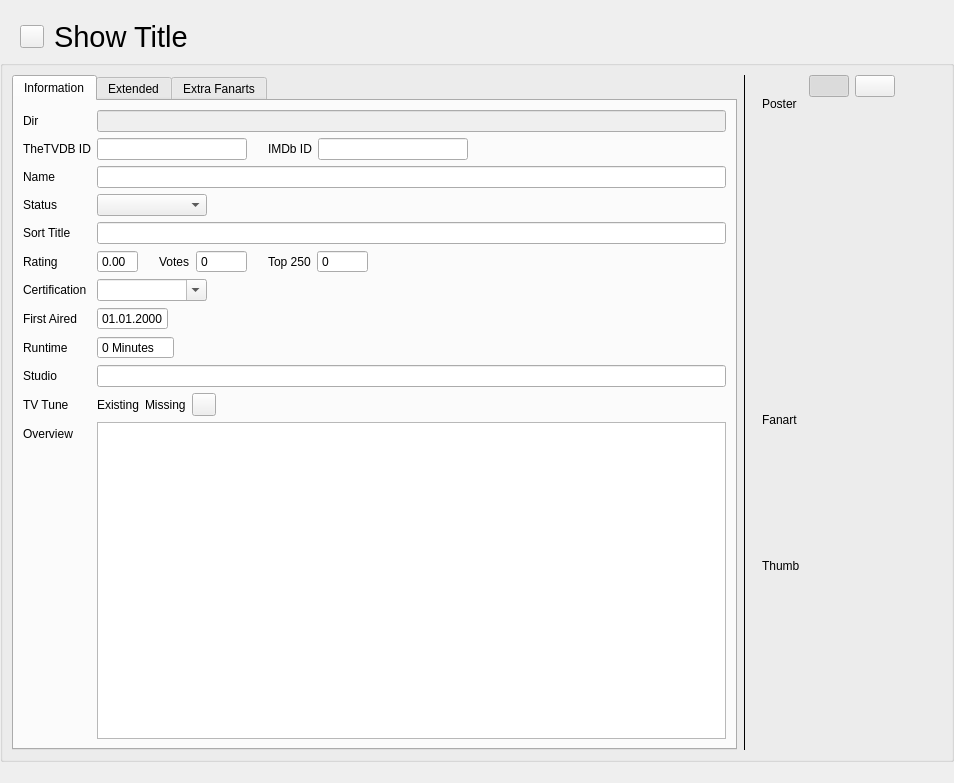
<?xml version="1.0" encoding="UTF-8"?>
<ui version="4.0">
 <class>TvShowWidgetTvShow</class>
 <widget class="QWidget" name="TvShowWidgetTvShow">
  <property name="geometry">
   <rect>
    <x>0</x>
    <y>0</y>
    <width>954</width>
    <height>783</height>
   </rect>
  </property>
  <layout class="QVBoxLayout" name="verticalLayout" stretch="0,1">
   <property name="leftMargin">
    <number>0</number>
   </property>
   <property name="topMargin">
    <number>20</number>
   </property>
   <property name="rightMargin">
    <number>0</number>
   </property>
   <property name="bottomMargin">
    <number>21</number>
   </property>
   <item>
    <layout class="QHBoxLayout" name="horizontalLayout_9">
     <item>
      <spacer name="horizontalSpacer">
       <property name="orientation">
        <enum>Qt::Horizontal</enum>
       </property>
       <property name="sizeType">
        <enum>QSizePolicy::Fixed</enum>
       </property>
       <property name="sizeHint" stdset="0">
        <size>
         <width>20</width>
         <height>20</height>
        </size>
       </property>
      </spacer>
     </item>
     <item>
      <widget class="QToolButton" name="buttonRevert">
       <property name="cursor">
        <cursorShape>PointingHandCursor</cursorShape>
       </property>
       <property name="toolTip">
        <string>TV Show has changed. Click to revert changes.</string>
       </property>
       <property name="text">
        <string/>
       </property>
       <property name="icon">
        <iconset resource="../../data/MediaElch.qrc">
         <normaloff>:/img/arrow_circle_left.png</normaloff>:/img/arrow_circle_left.png</iconset>
       </property>
      </widget>
     </item>
     <item>
      <widget class="QLabel" name="showTitle">
       <property name="font">
        <font>
         <family>Helvetica Neue</family>
         <pointsize>22</pointsize>
        </font>
       </property>
       <property name="text">
        <string>Show Title</string>
       </property>
       <property name="indent">
        <number>4</number>
       </property>
      </widget>
     </item>
    </layout>
   </item>
   <item>
    <widget class="QGroupBox" name="groupBox_3">
     <property name="title">
      <string/>
     </property>
     <layout class="QHBoxLayout" name="horizontalLayout_2" stretch="1,0,0">
      <item>
       <widget class="QTabWidget" name="tabWidget">
        <property name="focusPolicy">
         <enum>Qt::NoFocus</enum>
        </property>
        <property name="currentIndex">
         <number>0</number>
        </property>
        <widget class="QWidget" name="tab1">
         <attribute name="title">
          <string>Information</string>
         </attribute>
         <layout class="QVBoxLayout" name="verticalLayout_2">
          <item>
           <layout class="QFormLayout" name="formLayout">
            <property name="fieldGrowthPolicy">
             <enum>QFormLayout::ExpandingFieldsGrow</enum>
            </property>
            <property name="rowWrapPolicy">
             <enum>QFormLayout::WrapLongRows</enum>
            </property>
            <item row="0" column="0">
             <widget class="QLabel" name="label">
              <property name="text">
               <string>Dir</string>
              </property>
             </widget>
            </item>
            <item row="0" column="1">
             <widget class="QLineEdit" name="dir">
              <property name="enabled">
               <bool>false</bool>
              </property>
             </widget>
            </item>
            <item row="2" column="0">
             <widget class="QLabel" name="label_2">
              <property name="text">
               <string>Name</string>
              </property>
             </widget>
            </item>
            <item row="2" column="1">
             <widget class="QLineEdit" name="name"/>
            </item>
            <item row="4" column="0">
             <widget class="QLabel" name="label_7">
              <property name="text">
               <string>Sort Title</string>
              </property>
             </widget>
            </item>
            <item row="4" column="1">
             <widget class="QLineEdit" name="sortTitle"/>
            </item>
            <item row="5" column="0">
             <widget class="QLabel" name="label_4">
              <property name="text">
               <string>Rating</string>
              </property>
             </widget>
            </item>
            <item row="5" column="1">
             <layout class="QHBoxLayout" name="horizontalLayout_4">
              <item>
               <widget class="QDoubleSpinBox" name="rating">
                <property name="buttonSymbols">
                 <enum>QAbstractSpinBox::NoButtons</enum>
                </property>
               </widget>
              </item>
              <item>
               <spacer name="horizontalSpacer_5">
                <property name="orientation">
                 <enum>Qt::Horizontal</enum>
                </property>
                <property name="sizeType">
                 <enum>QSizePolicy::Fixed</enum>
                </property>
                <property name="sizeHint" stdset="0">
                 <size>
                  <width>15</width>
                  <height>20</height>
                 </size>
                </property>
               </spacer>
              </item>
              <item>
               <widget class="QLabel" name="label_12">
                <property name="text">
                 <string>Votes</string>
                </property>
               </widget>
              </item>
              <item>
               <widget class="MySpinBox" name="votes">
                <property name="buttonSymbols">
                 <enum>QAbstractSpinBox::NoButtons</enum>
                </property>
                <property name="maximum">
                 <number>9999999</number>
                </property>
               </widget>
              </item>
              <item>
               <spacer name="horizontalSpacer_2">
                <property name="orientation">
                 <enum>Qt::Horizontal</enum>
                </property>
                <property name="sizeType">
                 <enum>QSizePolicy::Fixed</enum>
                </property>
                <property name="sizeHint" stdset="0">
                 <size>
                  <width>15</width>
                  <height>20</height>
                 </size>
                </property>
               </spacer>
              </item>
              <item>
               <widget class="QLabel" name="label_11">
                <property name="text">
                 <string>Top 250</string>
                </property>
               </widget>
              </item>
              <item>
               <widget class="MySpinBox" name="top250">
                <property name="buttonSymbols">
                 <enum>QAbstractSpinBox::NoButtons</enum>
                </property>
                <property name="maximum">
                 <number>9999999</number>
                </property>
               </widget>
              </item>
             </layout>
            </item>
            <item row="6" column="0">
             <widget class="QLabel" name="label_8">
              <property name="text">
               <string>Certification</string>
              </property>
             </widget>
            </item>
            <item row="6" column="1">
             <widget class="QComboBox" name="certification">
              <property name="editable">
               <bool>true</bool>
              </property>
              <property name="sizeAdjustPolicy">
               <enum>QComboBox::AdjustToMinimumContentsLength</enum>
              </property>
              <property name="minimumContentsLength">
               <number>10</number>
              </property>
             </widget>
            </item>
            <item row="7" column="0">
             <widget class="QLabel" name="label_5">
              <property name="text">
               <string>First Aired</string>
              </property>
             </widget>
            </item>
            <item row="7" column="1">
             <widget class="QDateEdit" name="firstAired">
              <property name="buttonSymbols">
               <enum>QAbstractSpinBox::NoButtons</enum>
              </property>
              <property name="displayFormat">
               <string>dd.MM.yyyy</string>
              </property>
             </widget>
            </item>
            <item row="8" column="0">
             <widget class="QLabel" name="label_6">
              <property name="text">
               <string>Runtime</string>
              </property>
             </widget>
            </item>
            <item row="8" column="1">
             <widget class="QSpinBox" name="runtime">
              <property name="buttonSymbols">
               <enum>QAbstractSpinBox::NoButtons</enum>
              </property>
              <property name="suffix">
               <string> Minutes</string>
              </property>
              <property name="maximum">
               <number>999</number>
              </property>
             </widget>
            </item>
            <item row="9" column="0">
             <widget class="QLabel" name="label_9">
              <property name="text">
               <string>Studio</string>
              </property>
             </widget>
            </item>
            <item row="9" column="1">
             <widget class="QLineEdit" name="studio"/>
            </item>
            <item row="10" column="0">
             <widget class="QLabel" name="label_10">
              <property name="text">
               <string>TV Tune</string>
              </property>
             </widget>
            </item>
            <item row="10" column="1">
             <layout class="QHBoxLayout" name="horizontalLayout">
              <item>
               <widget class="Badge" name="badgeTuneExisting">
                <property name="text">
                 <string>Existing</string>
                </property>
               </widget>
              </item>
              <item>
               <widget class="Badge" name="badgeTuneMissing">
                <property name="text">
                 <string>Missing</string>
                </property>
               </widget>
              </item>
              <item>
               <widget class="QToolButton" name="btnDownloadTune">
                <property name="minimumSize">
                 <size>
                  <width>22</width>
                  <height>22</height>
                 </size>
                </property>
                <property name="cursor">
                 <cursorShape>PointingHandCursor</cursorShape>
                </property>
                <property name="toolTip">
                 <string>Download Theme</string>
                </property>
                <property name="text">
                 <string/>
                </property>
               </widget>
              </item>
             </layout>
            </item>
            <item row="11" column="0">
             <widget class="QLabel" name="label_15">
              <property name="text">
               <string>Overview</string>
              </property>
             </widget>
            </item>
            <item row="11" column="1">
             <widget class="QTextEdit" name="overview"/>
            </item>
            <item row="1" column="0">
             <widget class="QLabel" name="label_13">
              <property name="text">
               <string>TheTVDB ID</string>
              </property>
             </widget>
            </item>
            <item row="3" column="1">
             <widget class="QComboBox" name="comboStatus">
              <property name="sizeAdjustPolicy">
               <enum>QComboBox::AdjustToMinimumContentsLength</enum>
              </property>
              <property name="minimumContentsLength">
               <number>10</number>
              </property>
              <item>
               <property name="text">
                <string notr="true"/>
               </property>
              </item>
              <item>
               <property name="text">
                <string>Continuing</string>
               </property>
              </item>
              <item>
               <property name="text">
                <string>Ended</string>
               </property>
              </item>
             </widget>
            </item>
            <item row="3" column="0">
             <widget class="QLabel" name="label_14">
              <property name="text">
               <string>Status</string>
              </property>
             </widget>
            </item>
            <item row="1" column="1">
             <layout class="QHBoxLayout" name="horizontalLayout_6">
              <item>
               <widget class="QLineEdit" name="tvdbId">
                <property name="maximumSize">
                 <size>
                  <width>150</width>
                  <height>16777215</height>
                 </size>
                </property>
               </widget>
              </item>
              <item>
               <spacer name="horizontalSpacer_9">
                <property name="orientation">
                 <enum>Qt::Horizontal</enum>
                </property>
                <property name="sizeType">
                 <enum>QSizePolicy::Fixed</enum>
                </property>
                <property name="sizeHint" stdset="0">
                 <size>
                  <width>15</width>
                  <height>20</height>
                 </size>
                </property>
               </spacer>
              </item>
              <item>
               <widget class="QLabel" name="label_16">
                <property name="text">
                 <string>IMDb ID</string>
                </property>
               </widget>
              </item>
              <item>
               <widget class="QLineEdit" name="imdbId">
                <property name="maximumSize">
                 <size>
                  <width>150</width>
                  <height>16777215</height>
                 </size>
                </property>
               </widget>
              </item>
              <item>
               <spacer name="horizontalSpacer_6">
                <property name="orientation">
                 <enum>Qt::Horizontal</enum>
                </property>
                <property name="sizeHint" stdset="0">
                 <size>
                  <width>40</width>
                  <height>20</height>
                 </size>
                </property>
               </spacer>
              </item>
             </layout>
            </item>
           </layout>
          </item>
         </layout>
        </widget>
        <widget class="QWidget" name="tab">
         <attribute name="title">
          <string>Extended</string>
         </attribute>
         <layout class="QVBoxLayout" name="verticalLayout_8" stretch="0,1,1,0">
          <item>
           <layout class="QFormLayout" name="formLayout_2">
            <property name="fieldGrowthPolicy">
             <enum>QFormLayout::ExpandingFieldsGrow</enum>
            </property>
            <item row="0" column="0">
             <widget class="QLabel" name="label_3">
              <property name="text">
               <string>Actors</string>
              </property>
             </widget>
            </item>
            <item row="0" column="1">
             <layout class="QHBoxLayout" name="horizontalLayout_3" stretch="1,0">
              <item>
               <widget class="QTableWidget" name="actors">
                <property name="editTriggers">
                 <set>QAbstractItemView::DoubleClicked</set>
                </property>
                <property name="selectionMode">
                 <enum>QAbstractItemView::SingleSelection</enum>
                </property>
                <property name="selectionBehavior">
                 <enum>QAbstractItemView::SelectRows</enum>
                </property>
                <property name="showGrid">
                 <bool>false</bool>
                </property>
                <attribute name="verticalHeaderVisible">
                 <bool>false</bool>
                </attribute>
                <column>
                 <property name="text">
                  <string>Actor</string>
                 </property>
                </column>
                <column>
                 <property name="text">
                  <string>Role</string>
                 </property>
                </column>
               </widget>
              </item>
              <item>
               <layout class="QVBoxLayout" name="verticalLayout_9">
                <property name="spacing">
                 <number>0</number>
                </property>
                <item>
                 <layout class="QHBoxLayout" name="horizontalLayout_8">
                  <item>
                   <widget class="QPushButton" name="buttonRemoveActor">
                    <property name="toolTip">
                     <string>Remove Actor</string>
                    </property>
                    <property name="text">
                     <string/>
                    </property>
                    <property name="icon">
                     <iconset resource="../../data/MediaElch.qrc">
                      <normaloff>:/img/minus_white.png</normaloff>:/img/minus_white.png</iconset>
                    </property>
                    <property name="dropShadow" stdset="0">
                     <bool>true</bool>
                    </property>
                   </widget>
                  </item>
                  <item>
                   <spacer name="horizontalSpacer_3">
                    <property name="orientation">
                     <enum>Qt::Horizontal</enum>
                    </property>
                    <property name="sizeHint" stdset="0">
                     <size>
                      <width>40</width>
                      <height>20</height>
                     </size>
                    </property>
                   </spacer>
                  </item>
                  <item>
                   <widget class="QPushButton" name="buttonAddActor">
                    <property name="toolTip">
                     <string>Add Actor</string>
                    </property>
                    <property name="text">
                     <string/>
                    </property>
                    <property name="icon">
                     <iconset resource="../../data/MediaElch.qrc">
                      <normaloff>:/img/plus_white.png</normaloff>:/img/plus_white.png</iconset>
                    </property>
                    <property name="dropShadow" stdset="0">
                     <bool>true</bool>
                    </property>
                   </widget>
                  </item>
                 </layout>
                </item>
                <item>
                 <spacer name="verticalSpacer">
                  <property name="orientation">
                   <enum>Qt::Vertical</enum>
                  </property>
                  <property name="sizeType">
                   <enum>QSizePolicy::Fixed</enum>
                  </property>
                  <property name="sizeHint" stdset="0">
                   <size>
                    <width>20</width>
                    <height>5</height>
                   </size>
                  </property>
                 </spacer>
                </item>
                <item>
                 <widget class="MyLabel" name="actor">
                  <property name="minimumSize">
                   <size>
                    <width>120</width>
                    <height>180</height>
                   </size>
                  </property>
                  <property name="maximumSize">
                   <size>
                    <width>120</width>
                    <height>180</height>
                   </size>
                  </property>
                  <property name="cursor">
                   <cursorShape>PointingHandCursor</cursorShape>
                  </property>
                  <property name="toolTip">
                   <string>Click to change</string>
                  </property>
                  <property name="text">
                   <string/>
                  </property>
                  <property name="pixmap">
                   <pixmap resource="../../data/MediaElch.qrc">:/img/man.png</pixmap>
                  </property>
                  <property name="alignment">
                   <set>Qt::AlignCenter</set>
                  </property>
                  <property name="dropShadow" stdset="0">
                   <bool>true</bool>
                  </property>
                 </widget>
                </item>
                <item>
                 <widget class="MyLabel" name="actorResolution">
                  <property name="text">
                   <string>Resolution</string>
                  </property>
                  <property name="alignment">
                   <set>Qt::AlignRight|Qt::AlignTrailing|Qt::AlignVCenter</set>
                  </property>
                 </widget>
                </item>
                <item>
                 <spacer name="verticalSpacer_5">
                  <property name="orientation">
                   <enum>Qt::Vertical</enum>
                  </property>
                  <property name="sizeHint" stdset="0">
                   <size>
                    <width>20</width>
                    <height>40</height>
                   </size>
                  </property>
                 </spacer>
                </item>
               </layout>
              </item>
             </layout>
            </item>
           </layout>
          </item>
          <item>
           <widget class="TagCloud" name="genreCloud" native="true"/>
          </item>
          <item>
           <widget class="TagCloud" name="tagCloud" native="true"/>
          </item>
          <item>
           <spacer name="verticalSpacer_2">
            <property name="orientation">
             <enum>Qt::Vertical</enum>
            </property>
            <property name="sizeHint" stdset="0">
             <size>
              <width>20</width>
              <height>40</height>
             </size>
            </property>
           </spacer>
          </item>
         </layout>
        </widget>
        <widget class="QWidget" name="tab_2">
         <attribute name="title">
          <string>Extra Fanarts</string>
         </attribute>
         <layout class="QVBoxLayout" name="verticalLayout_3" stretch="1,0">
          <property name="leftMargin">
           <number>12</number>
          </property>
          <property name="rightMargin">
           <number>12</number>
          </property>
          <item>
           <widget class="ImageGallery" name="fanarts" native="true"/>
          </item>
          <item>
           <layout class="QHBoxLayout" name="horizontalLayout_12" stretch="1,0,0">
            <item>
             <widget class="QLabel" name="label_17">
              <property name="font">
               <font>
                <italic>true</italic>
               </font>
              </property>
              <property name="text">
               <string>Hint: Closed images will be deleted on save.</string>
              </property>
              <property name="wordWrap">
               <bool>true</bool>
              </property>
             </widget>
            </item>
            <item>
             <spacer name="horizontalSpacer_4">
              <property name="orientation">
               <enum>Qt::Horizontal</enum>
              </property>
              <property name="sizeHint" stdset="0">
               <size>
                <width>40</width>
                <height>20</height>
               </size>
              </property>
             </spacer>
            </item>
            <item>
             <widget class="QPushButton" name="btnAddExtraFanart">
              <property name="text">
               <string>Add Images</string>
              </property>
              <property name="dropShadow" stdset="0">
               <bool>true</bool>
              </property>
             </widget>
            </item>
           </layout>
          </item>
         </layout>
        </widget>
       </widget>
      </item>
      <item>
       <widget class="Line" name="line">
        <property name="frameShadow">
         <enum>QFrame::Plain</enum>
        </property>
        <property name="lineWidth">
         <number>1</number>
        </property>
        <property name="midLineWidth">
         <number>0</number>
        </property>
        <property name="orientation">
         <enum>Qt::Vertical</enum>
        </property>
       </widget>
      </item>
      <item>
       <layout class="QVBoxLayout" name="verticalLayout_6" stretch="0,1">
        <property name="spacing">
         <number>0</number>
        </property>
        <property name="leftMargin">
         <number>10</number>
        </property>
        <property name="topMargin">
         <number>0</number>
        </property>
        <item>
         <widget class="QWidget" name="artStackedWidgetButtons" native="true">
          <layout class="QHBoxLayout" name="horizontalLayout_11">
           <property name="leftMargin">
            <number>0</number>
           </property>
           <property name="topMargin">
            <number>0</number>
           </property>
           <property name="rightMargin">
            <number>0</number>
           </property>
           <property name="bottomMargin">
            <number>0</number>
           </property>
           <item>
            <spacer name="horizontalSpacer_7">
             <property name="orientation">
              <enum>Qt::Horizontal</enum>
             </property>
             <property name="sizeHint" stdset="0">
              <size>
               <width>40</width>
               <height>1</height>
              </size>
             </property>
            </spacer>
           </item>
           <item>
            <widget class="QPushButton" name="buttonArtPageOne">
             <property name="cursor">
              <cursorShape>PointingHandCursor</cursorShape>
             </property>
             <property name="text">
              <string/>
             </property>
             <property name="checkable">
              <bool>true</bool>
             </property>
             <property name="checked">
              <bool>true</bool>
             </property>
            </widget>
           </item>
           <item>
            <widget class="QPushButton" name="buttonArtPageTwo">
             <property name="cursor">
              <cursorShape>PointingHandCursor</cursorShape>
             </property>
             <property name="text">
              <string/>
             </property>
             <property name="checkable">
              <bool>true</bool>
             </property>
            </widget>
           </item>
           <item>
            <spacer name="horizontalSpacer_8">
             <property name="orientation">
              <enum>Qt::Horizontal</enum>
             </property>
             <property name="sizeHint" stdset="0">
              <size>
               <width>40</width>
               <height>1</height>
              </size>
             </property>
            </spacer>
           </item>
          </layout>
         </widget>
        </item>
        <item>
         <widget class="SlidingStackedWidget" name="artStackedWidget">
          <property name="minimumSize">
           <size>
            <width>180</width>
            <height>0</height>
           </size>
          </property>
          <property name="maximumSize">
           <size>
            <width>180</width>
            <height>16777215</height>
           </size>
          </property>
          <property name="currentIndex">
           <number>0</number>
          </property>
          <widget class="QWidget" name="page">
           <layout class="QVBoxLayout" name="verticalLayout_5">
            <property name="leftMargin">
             <number>0</number>
            </property>
            <property name="topMargin">
             <number>0</number>
            </property>
            <property name="rightMargin">
             <number>0</number>
            </property>
            <property name="bottomMargin">
             <number>0</number>
            </property>
            <item>
             <widget class="QLabel" name="labelPoster">
              <property name="text">
               <string>Poster</string>
              </property>
             </widget>
            </item>
            <item>
             <widget class="ClosableImage" name="poster">
              <property name="minimumSize">
               <size>
                <width>180</width>
                <height>290</height>
               </size>
              </property>
              <property name="maximumSize">
               <size>
                <width>180</width>
                <height>290</height>
               </size>
              </property>
              <property name="cursor">
               <cursorShape>PointingHandCursor</cursorShape>
              </property>
              <property name="toolTip">
               <string>Click to Change</string>
              </property>
              <property name="text">
               <string/>
              </property>
              <property name="pixmap">
               <pixmap resource="../../data/MediaElch.qrc">:/img/placeholders/poster.png</pixmap>
              </property>
              <property name="alignment">
               <set>Qt::AlignCenter</set>
              </property>
              <property name="clickable" stdset="0">
               <bool>true</bool>
              </property>
              <property name="myFixedHeight" stdset="0">
               <number>290</number>
              </property>
              <property name="dropShadow" stdset="0">
               <bool>true</bool>
              </property>
             </widget>
            </item>
            <item>
             <widget class="QLabel" name="labelFanart">
              <property name="text">
               <string>Fanart</string>
              </property>
             </widget>
            </item>
            <item>
             <widget class="ClosableImage" name="backdrop">
              <property name="minimumSize">
               <size>
                <width>180</width>
                <height>120</height>
               </size>
              </property>
              <property name="maximumSize">
               <size>
                <width>180</width>
                <height>120</height>
               </size>
              </property>
              <property name="cursor">
               <cursorShape>PointingHandCursor</cursorShape>
              </property>
              <property name="toolTip">
               <string>Click to Change</string>
              </property>
              <property name="text">
               <string/>
              </property>
              <property name="pixmap">
               <pixmap resource="../../data/MediaElch.qrc">:/img/placeholders/fanart.png</pixmap>
              </property>
              <property name="alignment">
               <set>Qt::AlignCenter</set>
              </property>
              <property name="clickable" stdset="0">
               <bool>true</bool>
              </property>
              <property name="myFixedHeight" stdset="0">
               <number>120</number>
              </property>
              <property name="dropShadow" stdset="0">
               <bool>true</bool>
              </property>
             </widget>
            </item>
            <item>
             <widget class="QLabel" name="labelThumb">
              <property name="text">
               <string>Thumb</string>
              </property>
             </widget>
            </item>
            <item>
             <widget class="ClosableImage" name="thumb">
              <property name="minimumSize">
               <size>
                <width>180</width>
                <height>102</height>
               </size>
              </property>
              <property name="maximumSize">
               <size>
                <width>180</width>
                <height>102</height>
               </size>
              </property>
              <property name="cursor">
               <cursorShape>PointingHandCursor</cursorShape>
              </property>
              <property name="toolTip">
               <string>Click to Change</string>
              </property>
              <property name="text">
               <string/>
              </property>
              <property name="pixmap">
               <pixmap resource="../../data/MediaElch.qrc">:/img/placeholders/thumb.png</pixmap>
              </property>
              <property name="alignment">
               <set>Qt::AlignCenter</set>
              </property>
              <property name="clickable" stdset="0">
               <bool>true</bool>
              </property>
              <property name="myFixedHeight" stdset="0">
               <number>102</number>
              </property>
              <property name="dropShadow" stdset="0">
               <bool>true</bool>
              </property>
             </widget>
            </item>
            <item>
             <spacer name="verticalSpacer_4">
              <property name="orientation">
               <enum>Qt::Vertical</enum>
              </property>
              <property name="sizeHint" stdset="0">
               <size>
                <width>20</width>
                <height>40</height>
               </size>
              </property>
             </spacer>
            </item>
           </layout>
          </widget>
          <widget class="QWidget" name="page_2">
           <layout class="QVBoxLayout" name="verticalLayout_7">
            <property name="leftMargin">
             <number>0</number>
            </property>
            <property name="topMargin">
             <number>0</number>
            </property>
            <property name="rightMargin">
             <number>0</number>
            </property>
            <property name="bottomMargin">
             <number>0</number>
            </property>
            <item>
             <widget class="QLabel" name="labelLogo">
              <property name="text">
               <string>Logo</string>
              </property>
             </widget>
            </item>
            <item>
             <widget class="ClosableImage" name="logo">
              <property name="minimumSize">
               <size>
                <width>180</width>
                <height>110</height>
               </size>
              </property>
              <property name="maximumSize">
               <size>
                <width>180</width>
                <height>110</height>
               </size>
              </property>
              <property name="cursor">
               <cursorShape>PointingHandCursor</cursorShape>
              </property>
              <property name="toolTip">
               <string>Click to Change</string>
              </property>
              <property name="text">
               <string/>
              </property>
              <property name="pixmap">
               <pixmap resource="../../data/MediaElch.qrc">:/img/placeholders/logo.png</pixmap>
              </property>
              <property name="alignment">
               <set>Qt::AlignCenter</set>
              </property>
              <property name="clickable" stdset="0">
               <bool>true</bool>
              </property>
              <property name="myFixedHeight" stdset="0">
               <number>110</number>
              </property>
              <property name="dropShadow" stdset="0">
               <bool>true</bool>
              </property>
             </widget>
            </item>
            <item>
             <widget class="QLabel" name="labelClearArt">
              <property name="text">
               <string>Clear Art</string>
              </property>
             </widget>
            </item>
            <item>
             <widget class="ClosableImage" name="clearArt">
              <property name="minimumSize">
               <size>
                <width>180</width>
                <height>155</height>
               </size>
              </property>
              <property name="maximumSize">
               <size>
                <width>180</width>
                <height>155</height>
               </size>
              </property>
              <property name="cursor">
               <cursorShape>PointingHandCursor</cursorShape>
              </property>
              <property name="toolTip">
               <string>Click to Change</string>
              </property>
              <property name="text">
               <string/>
              </property>
              <property name="pixmap">
               <pixmap resource="../../data/MediaElch.qrc">:/img/placeholders/clear_art.png</pixmap>
              </property>
              <property name="alignment">
               <set>Qt::AlignCenter</set>
              </property>
              <property name="clickable" stdset="0">
               <bool>true</bool>
              </property>
              <property name="myFixedHeight" stdset="0">
               <number>155</number>
              </property>
              <property name="dropShadow" stdset="0">
               <bool>true</bool>
              </property>
             </widget>
            </item>
            <item>
             <widget class="QLabel" name="labelCharacterArt">
              <property name="text">
               <string>Character Art</string>
              </property>
             </widget>
            </item>
            <item>
             <widget class="ClosableImage" name="characterArt">
              <property name="minimumSize">
               <size>
                <width>180</width>
                <height>200</height>
               </size>
              </property>
              <property name="maximumSize">
               <size>
                <width>180</width>
                <height>200</height>
               </size>
              </property>
              <property name="cursor">
               <cursorShape>PointingHandCursor</cursorShape>
              </property>
              <property name="toolTip">
               <string>Click to Change</string>
              </property>
              <property name="text">
               <string/>
              </property>
              <property name="pixmap">
               <pixmap resource="../../data/MediaElch.qrc">:/img/placeholders/character_art.png</pixmap>
              </property>
              <property name="alignment">
               <set>Qt::AlignCenter</set>
              </property>
              <property name="clickable" stdset="0">
               <bool>true</bool>
              </property>
              <property name="myFixedHeight" stdset="0">
               <number>200</number>
              </property>
              <property name="dropShadow" stdset="0">
               <bool>true</bool>
              </property>
             </widget>
            </item>
            <item>
             <widget class="QLabel" name="labelBanner">
              <property name="text">
               <string>Banner</string>
              </property>
             </widget>
            </item>
            <item>
             <widget class="ClosableImage" name="banner">
              <property name="minimumSize">
               <size>
                <width>180</width>
                <height>53</height>
               </size>
              </property>
              <property name="maximumSize">
               <size>
                <width>200</width>
                <height>53</height>
               </size>
              </property>
              <property name="cursor">
               <cursorShape>PointingHandCursor</cursorShape>
              </property>
              <property name="toolTip">
               <string>Click to change</string>
              </property>
              <property name="text">
               <string/>
              </property>
              <property name="pixmap">
               <pixmap resource="../../data/MediaElch.qrc">:/img/placeholders/banner.png</pixmap>
              </property>
              <property name="alignment">
               <set>Qt::AlignCenter</set>
              </property>
              <property name="clickable" stdset="0">
               <bool>true</bool>
              </property>
              <property name="myFixedHeight" stdset="0">
               <number>53</number>
              </property>
              <property name="dropShadow" stdset="0">
               <bool>true</bool>
              </property>
             </widget>
            </item>
            <item>
             <spacer name="verticalSpacer_3">
              <property name="orientation">
               <enum>Qt::Vertical</enum>
              </property>
              <property name="sizeHint" stdset="0">
               <size>
                <width>20</width>
                <height>40</height>
               </size>
              </property>
             </spacer>
            </item>
           </layout>
          </widget>
         </widget>
        </item>
       </layout>
      </item>
     </layout>
    </widget>
   </item>
  </layout>
 </widget>
 <customwidgets>
  <customwidget>
   <class>ImageGallery</class>
   <extends>QWidget</extends>
   <header>smallWidgets/ImageGallery.h</header>
   <container>1</container>
  </customwidget>
  <customwidget>
   <class>TagCloud</class>
   <extends>QWidget</extends>
   <header>smallWidgets/TagCloud.h</header>
   <container>1</container>
  </customwidget>
  <customwidget>
   <class>ClosableImage</class>
   <extends>QLabel</extends>
   <header>smallWidgets/ClosableImage.h</header>
  </customwidget>
  <customwidget>
   <class>SlidingStackedWidget</class>
   <extends>QStackedWidget</extends>
   <header>smallWidgets/SlidingStackedWidget.h</header>
   <container>1</container>
  </customwidget>
  <customwidget>
   <class>Badge</class>
   <extends>QLabel</extends>
   <header>smallWidgets/Badge.h</header>
  </customwidget>
  <customwidget>
   <class>MyLabel</class>
   <extends>QLabel</extends>
   <header>smallWidgets/MyLabel.h</header>
  </customwidget>
  <customwidget>
   <class>MySpinBox</class>
   <extends>QSpinBox</extends>
   <header>smallWidgets/MySpinBox.h</header>
  </customwidget>
 </customwidgets>
 <resources>
  <include location="../../data/MediaElch.qrc"/>
 </resources>
 <connections>
  <connection>
   <sender>buttonArtPageOne</sender>
   <signal>clicked()</signal>
   <receiver>TvShowWidgetTvShow</receiver>
   <slot>onArtPageOne()</slot>
   <hints>
    <hint type="sourcelabel">
     <x>809</x>
     <y>69</y>
    </hint>
    <hint type="destinationlabel">
     <x>476</x>
     <y>380</y>
    </hint>
   </hints>
  </connection>
  <connection>
   <sender>buttonArtPageTwo</sender>
   <signal>clicked()</signal>
   <receiver>TvShowWidgetTvShow</receiver>
   <slot>onArtPageTwo()</slot>
   <hints>
    <hint type="sourcelabel">
     <x>828</x>
     <y>69</y>
    </hint>
    <hint type="destinationlabel">
     <x>476</x>
     <y>380</y>
    </hint>
   </hints>
  </connection>
 </connections>
 <slots>
  <slot>onArtPageOne()</slot>
  <slot>onArtPageTwo()</slot>
 </slots>
</ui>
